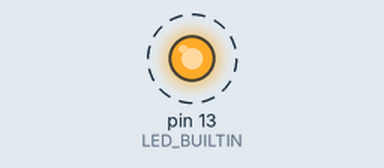
Simulated run of this sketch. Board: Arduino Uno, built with avr-gcc and run on an emulated ATmega328P. Parts: output pins drawn as LEDs (lit = HIGH). Dashed ring = blinking. Random numbers use the default seed unless the sketch sets one; what the sketch prints to the serial monitor is not drawn.

Above: at 0.2 s.
Timing chart, 0 to 3.0 s (numbered marks = the images above):
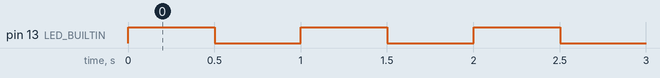

The sketch:

FakeDataGenerator.ino
```cpp
// DEADBEEF|AA-BB-CC-DD-EE-FF-GG-HH + newline + null
const uint32_t MESSAGE_SIZE = 35;
char buffer[MESSAGE_SIZE] = { 0 };

uint8_t fakeData[8] = {
   0x00, 0x00, 0x0A, 0x40,
   0x00, 0x00, 0x0D, 0xCC
};

void shuffleFakeData() {
    fakeData[2] = random(0x9, 0xB);
    fakeData[3] = random(0x38, 0x42);
    fakeData[6] = random(0xC, 0xE);
    fakeData[7] = random(0xCA, 0xCE);
}

uint32_t fakeIdentifier() {
  return random(0xDEADBEAA, 0xDEADBEFF);
}

void setup() {
  pinMode(LED_BUILTIN, OUTPUT);
  Serial.begin(115200, SERIAL_8N1);
}

void loop() {
  digitalWrite(LED_BUILTIN, HIGH);
  delay(500);

  shuffleFakeData();

  sprintf(
    buffer,
    "%08lX|%02X-%02X-%02X-%02X-%02X-%02X-%02X-%02X\r\n",
    fakeIdentifier(),
    fakeData[0],
    fakeData[1],
    fakeData[2],
    fakeData[3],
    fakeData[4],
    fakeData[5],
    fakeData[6],
    fakeData[7]);

  Serial.write(buffer, MESSAGE_SIZE - 1);

  digitalWrite(LED_BUILTIN, LOW);
  delay(500);
}
```

Measured:
- by itself, pin 13 (LED_BUILTIN): alternates HIGH for 0.50 s and LOW for 0.50 s
